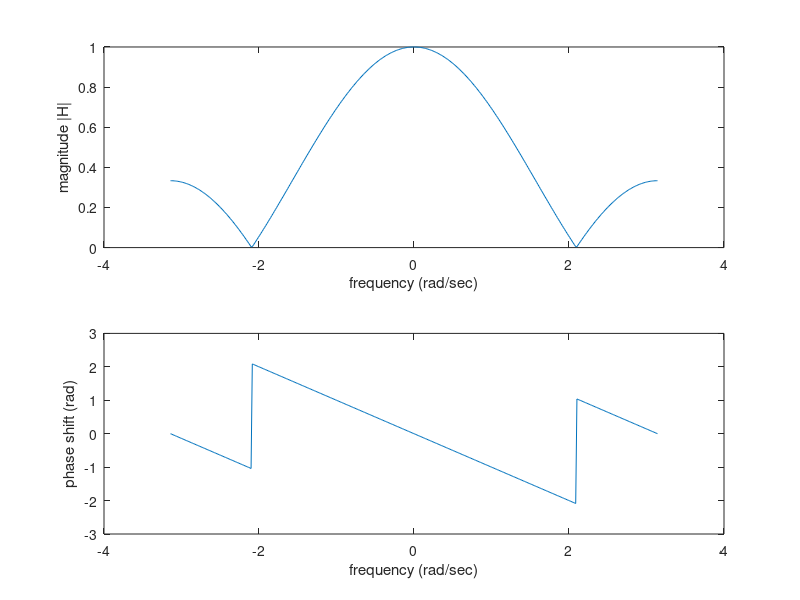

Write MATLAB code to recreate this figure.
%%%%%%%%% 2.1 Frequency Response of the Three-Point Averager %%%%%%%%%%%

% Clear the workspace and any stored variables
clear; clc;

% Initialise parameters that will be used for the averager
ww = linspace(-pi,pi,400);

% Implementation of of the frequency response function
% (This is the same as the transfer function - different noteation?)
H = ( (2*cos(ww) + 1)/3 ).* exp(-j*ww);

% Plot the Magnitude of the frequency response
subplot(2,1,1)
plot(ww,abs(H))
xlabel('frequency (rad/sec)')
ylabel('magnitude |H|')

% Plot the Phase Angle Shift of the frequency response
subplot(2,1,2)
plot(ww,angle(H))
xlabel('frequency (rad/sec)')
ylabel('phase shift (rad)')